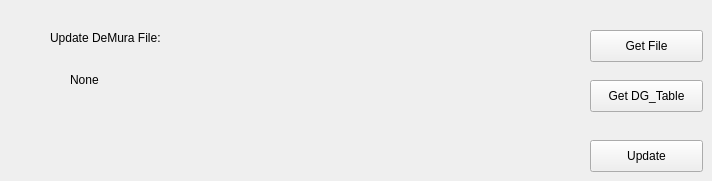
      <widget class="QWidget" name="tab_4">
       <attribute name="title">
        <string>DeMura Update</string>
       </attribute>
       <widget class="QLabel" name="label_29">
        <property name="geometry">
         <rect>
          <x>50</x>
          <y>30</y>
          <width>181</width>
          <height>16</height>
         </rect>
        </property>
        <property name="text">
         <string>Update DeMura File:</string>
        </property>
       </widget>
       <widget class="QLabel" name="label_file_demura">
        <property name="geometry">
         <rect>
          <x>70</x>
          <y>70</y>
          <width>511</width>
          <height>20</height>
         </rect>
        </property>
        <property name="text">
         <string>None</string>
        </property>
       </widget>
       <widget class="QPushButton" name="GetFile_DEMURA_Btn">
        <property name="enabled">
         <bool>true</bool>
        </property>
        <property name="geometry">
         <rect>
          <x>590</x>
          <y>30</y>
          <width>113</width>
          <height>32</height>
         </rect>
        </property>
        <property name="text">
         <string>Get File</string>
        </property>
       </widget>
       <widget class="QPushButton" name="Update_DEMURA_Btn">
        <property name="enabled">
         <bool>true</bool>
        </property>
        <property name="geometry">
         <rect>
          <x>590</x>
          <y>140</y>
          <width>113</width>
          <height>32</height>
         </rect>
        </property>
        <property name="text">
         <string>Update</string>
        </property>
       </widget>
       <widget class="QPushButton" name="Demura_Table_Btn">
        <property name="enabled">
         <bool>true</bool>
        </property>
        <property name="geometry">
         <rect>
          <x>590</x>
          <y>80</y>
          <width>113</width>
          <height>32</height>
         </rect>
        </property>
        <property name="text">
         <string>Get DG_Table</string>
        </property>
       </widget>
      </widget>
